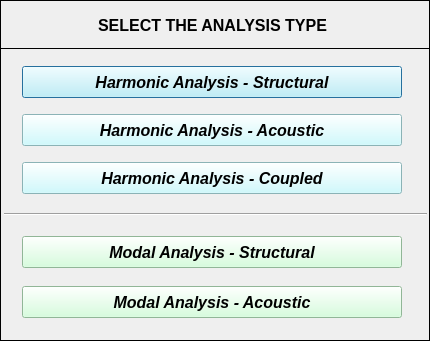
<?xml version="1.0" encoding="UTF-8"?>
<ui version="4.0">
 <class>Dialog</class>
 <widget class="QDialog" name="Dialog">
  <property name="windowModality">
   <enum>Qt::NonModal</enum>
  </property>
  <property name="geometry">
   <rect>
    <x>0</x>
    <y>0</y>
    <width>430</width>
    <height>341</height>
   </rect>
  </property>
  <property name="sizePolicy">
   <sizepolicy hsizetype="Fixed" vsizetype="Fixed">
    <horstretch>0</horstretch>
    <verstretch>0</verstretch>
   </sizepolicy>
  </property>
  <property name="minimumSize">
   <size>
    <width>430</width>
    <height>341</height>
   </size>
  </property>
  <property name="maximumSize">
   <size>
    <width>430</width>
    <height>341</height>
   </size>
  </property>
  <property name="contextMenuPolicy">
   <enum>Qt::DefaultContextMenu</enum>
  </property>
  <property name="windowTitle">
   <string>Select analysis type </string>
  </property>
  <property name="windowIcon">
   <iconset>
    <normaloff>../../../../../../Downloads/load - Copia.png</normaloff>../../../../../../Downloads/load - Copia.png</iconset>
  </property>
  <property name="whatsThis">
   <string/>
  </property>
  <widget class="QFrame" name="frame_2">
   <property name="geometry">
    <rect>
     <x>0</x>
     <y>48</y>
     <width>430</width>
     <height>293</height>
    </rect>
   </property>
   <property name="frameShape">
    <enum>QFrame::Box</enum>
   </property>
   <property name="frameShadow">
    <enum>QFrame::Plain</enum>
   </property>
   <widget class="QPushButton" name="pushButton_harmonic_structural">
    <property name="geometry">
     <rect>
      <x>22</x>
      <y>18</y>
      <width>380</width>
      <height>32</height>
     </rect>
    </property>
    <property name="minimumSize">
     <size>
      <width>0</width>
      <height>28</height>
     </size>
    </property>
    <property name="font">
     <font>
      <family>Arial</family>
      <pointsize>12</pointsize>
      <weight>75</weight>
      <italic>true</italic>
      <bold>true</bold>
     </font>
    </property>
    <property name="styleSheet">
     <string notr="true">background-color: rgb(194, 250, 255);</string>
    </property>
    <property name="text">
     <string>Harmonic Analysis - Structural</string>
    </property>
    <property name="icon">
     <iconset>
      <activeon>../../../../../../Downloads/load.png</activeon>
     </iconset>
    </property>
    <property name="shortcut">
     <string/>
    </property>
    <property name="autoDefault">
     <bool>true</bool>
    </property>
    <property name="default">
     <bool>false</bool>
    </property>
    <property name="flat">
     <bool>false</bool>
    </property>
   </widget>
   <widget class="QPushButton" name="pushButton_harmonic_acoustic">
    <property name="geometry">
     <rect>
      <x>22</x>
      <y>66</y>
      <width>380</width>
      <height>32</height>
     </rect>
    </property>
    <property name="minimumSize">
     <size>
      <width>0</width>
      <height>28</height>
     </size>
    </property>
    <property name="font">
     <font>
      <family>Arial</family>
      <pointsize>12</pointsize>
      <weight>75</weight>
      <italic>true</italic>
      <bold>true</bold>
     </font>
    </property>
    <property name="styleSheet">
     <string notr="true">background-color: rgb(194, 250, 255);</string>
    </property>
    <property name="text">
     <string>Harmonic Analysis - Acoustic</string>
    </property>
   </widget>
   <widget class="QPushButton" name="pushButton_harmonic_coupled">
    <property name="geometry">
     <rect>
      <x>22</x>
      <y>114</y>
      <width>380</width>
      <height>32</height>
     </rect>
    </property>
    <property name="minimumSize">
     <size>
      <width>0</width>
      <height>28</height>
     </size>
    </property>
    <property name="font">
     <font>
      <family>Arial</family>
      <pointsize>12</pointsize>
      <weight>75</weight>
      <italic>true</italic>
      <bold>true</bold>
     </font>
    </property>
    <property name="styleSheet">
     <string notr="true">background-color: rgb(194, 250, 255);</string>
    </property>
    <property name="text">
     <string>Harmonic Analysis - Coupled</string>
    </property>
   </widget>
   <widget class="QPushButton" name="pushButton_modal_structural">
    <property name="geometry">
     <rect>
      <x>22</x>
      <y>188</y>
      <width>380</width>
      <height>32</height>
     </rect>
    </property>
    <property name="minimumSize">
     <size>
      <width>0</width>
      <height>28</height>
     </size>
    </property>
    <property name="font">
     <font>
      <family>Arial</family>
      <pointsize>12</pointsize>
      <weight>75</weight>
      <italic>true</italic>
      <bold>true</bold>
     </font>
    </property>
    <property name="styleSheet">
     <string notr="true">background-color: rgb(203, 255, 212);</string>
    </property>
    <property name="text">
     <string>Modal Analysis - Structural</string>
    </property>
   </widget>
   <widget class="QPushButton" name="pushButton_modal_acoustic">
    <property name="geometry">
     <rect>
      <x>22</x>
      <y>238</y>
      <width>380</width>
      <height>32</height>
     </rect>
    </property>
    <property name="minimumSize">
     <size>
      <width>0</width>
      <height>28</height>
     </size>
    </property>
    <property name="font">
     <font>
      <family>Arial</family>
      <pointsize>12</pointsize>
      <weight>75</weight>
      <italic>true</italic>
      <bold>true</bold>
     </font>
    </property>
    <property name="styleSheet">
     <string notr="true">background-color: rgb(203, 255, 212);</string>
    </property>
    <property name="text">
     <string>Modal Analysis - Acoustic</string>
    </property>
   </widget>
   <widget class="Line" name="line">
    <property name="geometry">
     <rect>
      <x>4</x>
      <y>158</y>
      <width>423</width>
      <height>16</height>
     </rect>
    </property>
    <property name="orientation">
     <enum>Qt::Horizontal</enum>
    </property>
   </widget>
  </widget>
  <widget class="QFrame" name="frame">
   <property name="geometry">
    <rect>
     <x>0</x>
     <y>0</y>
     <width>430</width>
     <height>49</height>
    </rect>
   </property>
   <property name="frameShape">
    <enum>QFrame::Box</enum>
   </property>
   <property name="frameShadow">
    <enum>QFrame::Plain</enum>
   </property>
   <property name="lineWidth">
    <number>1</number>
   </property>
   <widget class="QLabel" name="label">
    <property name="geometry">
     <rect>
      <x>14</x>
      <y>10</y>
      <width>397</width>
      <height>30</height>
     </rect>
    </property>
    <property name="font">
     <font>
      <family>Arial</family>
      <pointsize>12</pointsize>
      <weight>75</weight>
      <italic>false</italic>
      <bold>true</bold>
     </font>
    </property>
    <property name="text">
     <string>SELECT THE ANALYSIS TYPE</string>
    </property>
    <property name="textFormat">
     <enum>Qt::AutoText</enum>
    </property>
    <property name="alignment">
     <set>Qt::AlignCenter</set>
    </property>
   </widget>
  </widget>
 </widget>
 <resources/>
 <connections/>
</ui>
